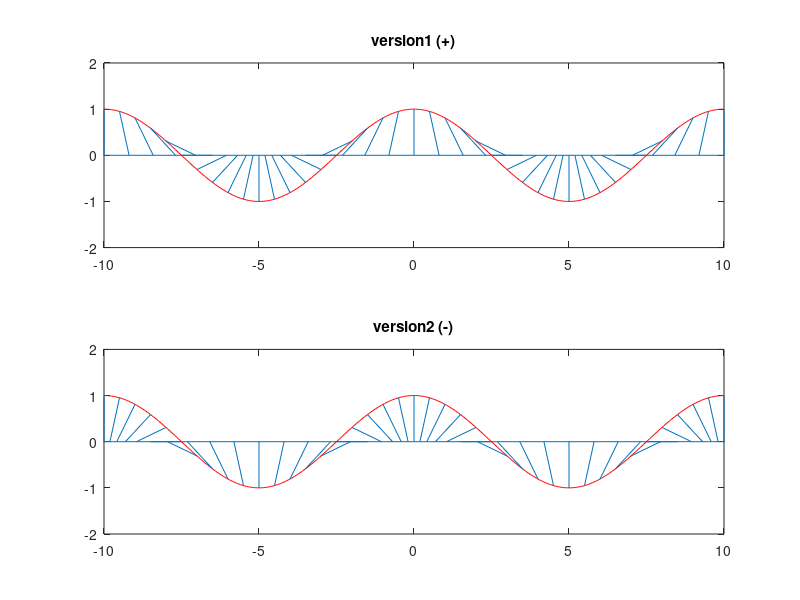

Recreate this plot in MATLAB.
clc
clear all
y_c=0;


a=1;
w=pi/5;

%creating proposed path 
x=-10:5/100:10;
y=a*cos(w*x);

figure(1)

subplot(2,1,1)
plot(x,y,'r');
axis([-10 10 -2 2])
title('version1 (+)')
line([-20;20],[0;0]);


for x_p = -10:0.5:10
    x_c=x_p + sin((w)*x_p);
    y_p=cos((w)*x_p);
    line([x_p;x_c],[y_p;y_c]);
end

subplot(2,1,2)
plot(x,y,'r');
axis([-10 10 -2 2])
title('version2 (-)')
line([-20;20],[0;0]);


for x_p = -10:0.5:10
    x_c=x_p - sin((w)*x_p);
    y_p=cos((w)*x_p);
    line([x_p;x_c],[y_p;y_c]);
end


